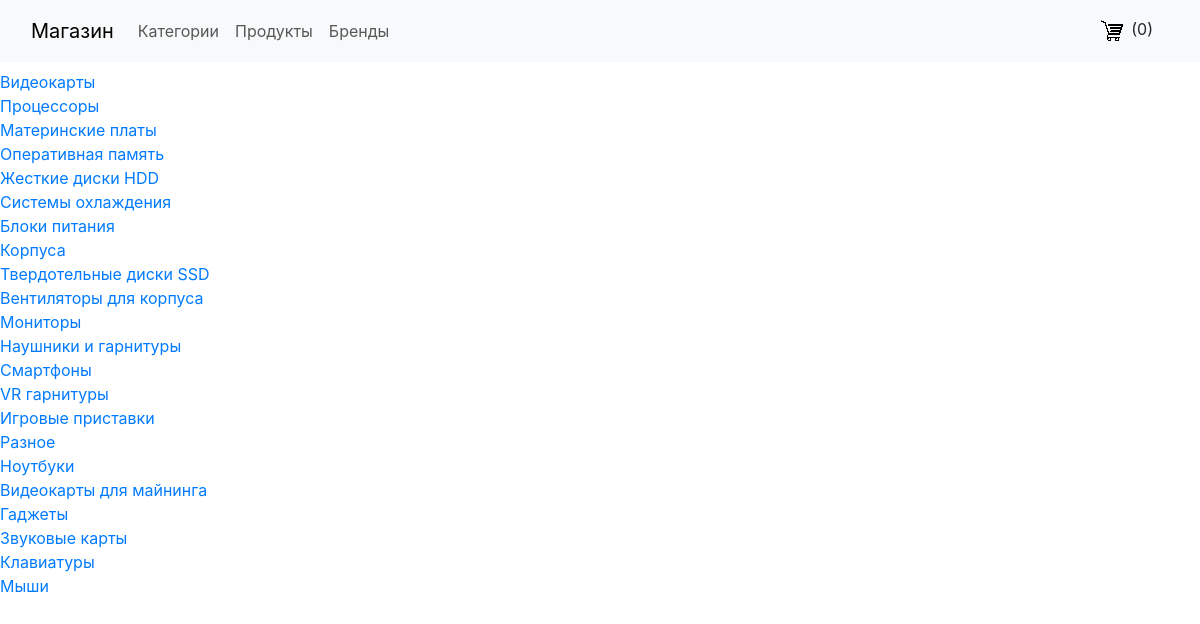
Page /categories/ on the committed database.
### core/models.py (models this page shows, shortened)
class Category(models.Model):
    name = models.CharField(max_length=255)
    slug = models.SlugField()

### core/views.py (the view)
# urls.py: path('categories/', views.categories, name='categories'),
def categories(request):
    context = {}
    context['categories'] = Category.objects.all()
    return render(request, 'core/categories.html', context)

### templates/core/categories.html (shortened to what this page needs)
{% extends 'core/base.html' %}
{% block content %}
    {% for category in categories %}
        {% include 'core/one_category.html' %}
    {% endfor %}
{% endblock %}

### templates/core/one_category.html
<div>
    <a href="/products?categories={{ category.id }}">{{ category.name }}</a>
</div>

### rows in the picture
Category: name "Видеокарты"
Category: name "Процессоры"
Category: name "Материнские платы"
Category: name "Оперативная память"
Category: name "Жесткие диски HDD"
Category: name "Системы охлаждения"
Category: name "Блоки питания"
Category: name "Корпуса"
Category: name "Твердотельные диски SSD"
Category: name "Вентиляторы для корпуса"
Category: name "Мониторы"
Category: name "Наушники и гарнитуры"
Category: name "Смартфоны"
Category: name "VR гарнитуры"
Category: name "Игровые приставки"
Category: name "Разное"
Category: name "Ноутбуки"
Category: name "Видеокарты для майнинга"
Category: name "Гаджеты"
Category: name "Звуковые карты"
Category: name "Клавиатуры"
Category: name "Мыши"
